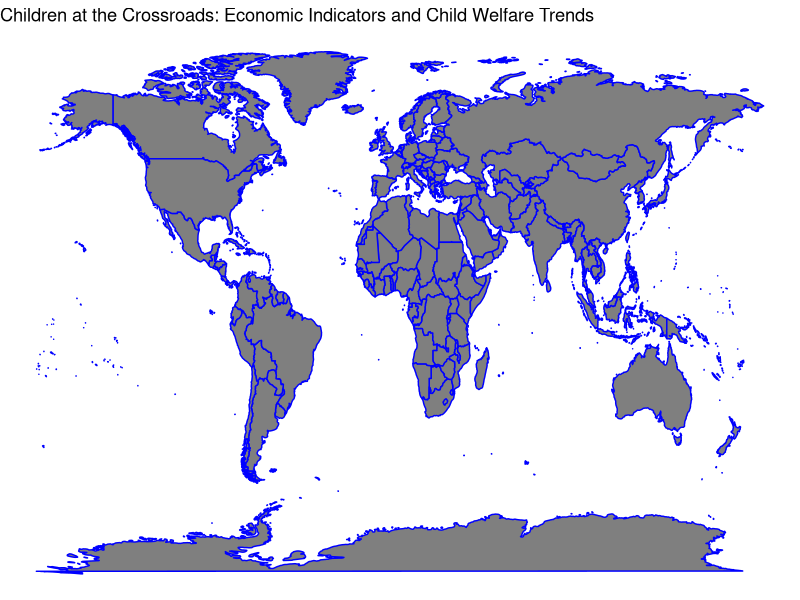
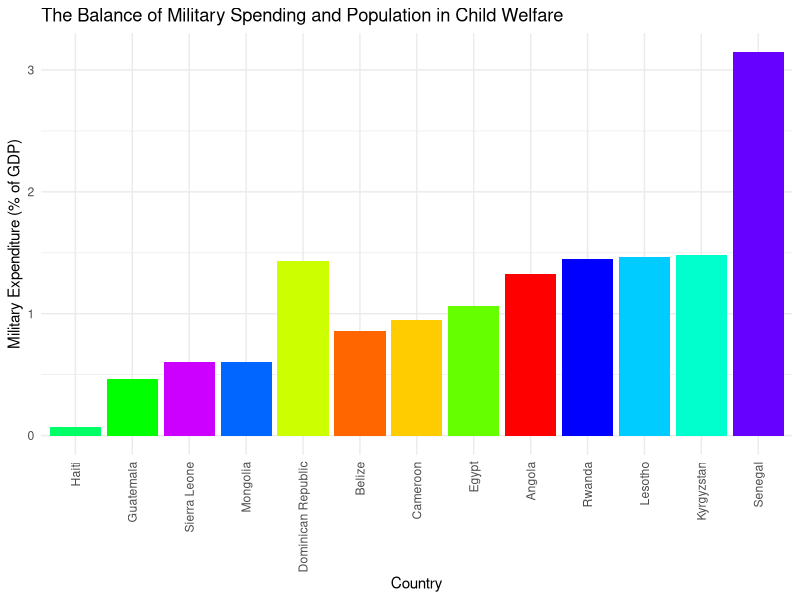
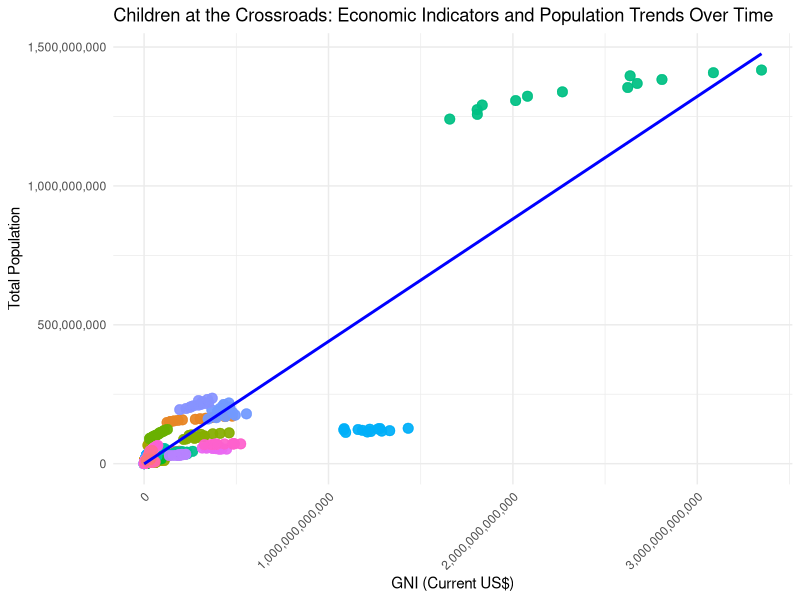
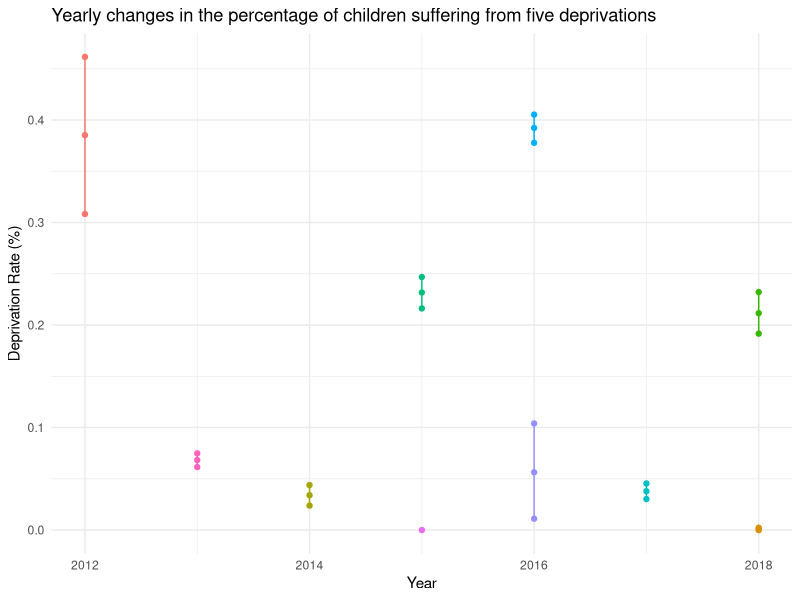

Here is the R script that generated these plots, in order:
## ---- chunk 1
library(dplyr)
unicef_metadata <- read.csv("unicef_metadata.csv")
unicef_indicator1 <- read.csv("unicef_indicator_1.csv")
combined_data <- merge(unicef_metadata, unicef_indicator1, by = c("country", "alpha_2_code", "alpha_3_code", "numeric_code"))
## ---- chunk 2
library(dplyr)
library(ggplot2)
library(maps)
filtered_data <- combined_data %>%
  select(country, alpha_3_code, GDP.per.capita..constant.2015.US.., Life.expectancy.at.birth..total..years.)

filtered_data <- na.omit(filtered_data)

world_map <- map_data("world")

map_data <- merge(world_map, filtered_data, by.x = "region", by.y = "alpha_3_code", all.x = TRUE)

ggplot(map_data) +
  geom_map(map = map_data, aes(map_id = region, fill = GDP.per.capita..constant.2015.US..), color = "blue") +
  expand_limits(x = world_map$long, y = world_map$lat) +
  scale_fill_viridis_c() +
  labs(title = "Children at the Crossroads: Economic Indicators and Child Welfare Trends",
       fill = "GDP per capita (constant 2015 US$)") +
  theme_void()

## ---- chunk 3
library(dplyr)
library(ggplot2)

sampled_data <- combined_data %>%
  filter(year == max(year)) %>%  
  filter(!is.na(country) & country != "" & !is.na(Military.expenditure....of.GDP.)) %>%  
  sample_n(15) 

suppressWarnings(
  ggplot(data = sampled_data, aes(x = reorder(country, Military.expenditure....of.GDP.), y = Military.expenditure....of.GDP., fill = country)) +
    geom_bar(stat = "identity") +
    scale_fill_manual(values = rainbow(n = 15)) +
    labs(title = "The Balance of Military Spending and Population in Child Welfare",
         x = "Country",
         y = "Military Expenditure (% of GDP)") +
    theme_minimal() +
    theme(axis.text.x = element_text(angle = 90, vjust = 0.5, hjust=1),
          legend.position = "none")
)

## ---- chunk 4
library(dplyr)
library(ggplot2)
library(scales)
library(tidyr)  

plot_data <- combined_data %>%
  filter(year >= 2010) %>%  
  select(country, year, GNI..current.US.., Population..total, sex) %>%
  drop_na()  

ggplot(data = plot_data, aes(x = GNI..current.US.., y = Population..total)) +
  geom_point(alpha = 0.6, size = 3, aes(color = country)) +  
  geom_smooth(method = "lm", color = "blue", se = FALSE) +  
  scale_x_continuous(labels = label_comma()) +  
  scale_y_continuous(labels = label_comma()) + 
  labs(title = "Children at the Crossroads: Economic Indicators and Population Trends Over Time",
       x = "GNI (Current US$)",
       y = "Total Population") +
  theme_minimal() +
  theme(axis.text.x = element_text(angle = 45, hjust = 1), 
        legend.position = "none")  


## ---- chunk 5
library(ggplot2)
library(dplyr)
filtered_data <- combined_data %>%
  filter(indicator == "Percentage Children suffering exactly five deprivation. Homogeneous moderate standards",
         !is.na(obs_value)) %>%
  select(country, year = time_period, deprivation_rate = obs_value) %>%
  distinct() %>%
  arrange(country, year) 
set.seed(123) 
sampled_countries <- sample(unique(filtered_data$country), 10)
sampled_data <- filtered_data %>% 
  filter(country %in% sampled_countries)

if(nrow(sampled_data) > 0) {
  ggplot(sampled_data, aes(x = year, y = deprivation_rate, group = country, color = country)) +
    geom_line() +  
    geom_point() + 
    labs(title = "Yearly changes in the percentage of children suffering from five deprivations",
         x = "Year", y = "Deprivation Rate (%)") +
    theme_minimal() +
    theme(legend.position = "none") 
} else {
  print("No data available for plotting. Please check your filters and data integrity.")
}
